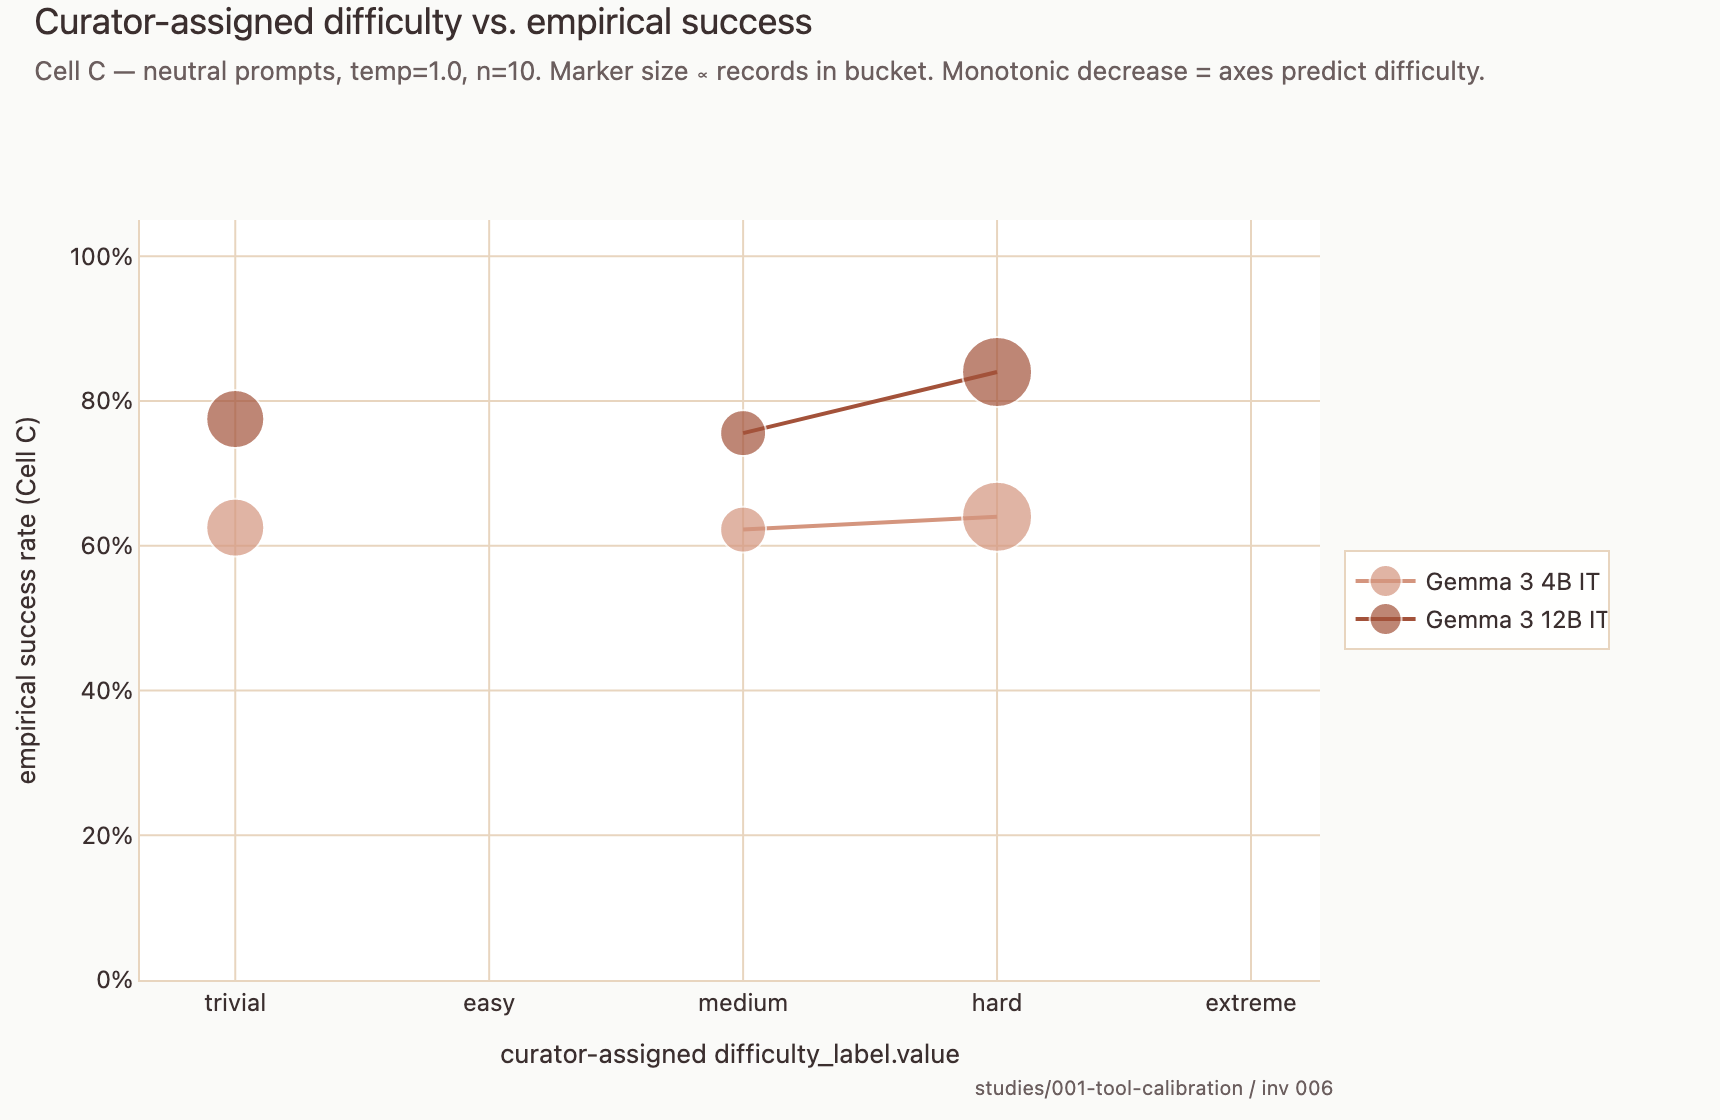

The script that drew this image:
"""F3 — Calibration curve: curator-assigned difficulty vs empirical success rate.

x = curator-assigned difficulty bucket (trivial / easy / medium /
hard / extreme), from `difficulty_label.value` in seeds.jsonl
y = empirical success rate (Cell C — neutral, temp=1.0, n=10)

One line per model, faceted into a single combined plot with
markers per (model, difficulty-bucket, tool). Bubble size = number
of records in that (tool, difficulty) cell.

Interpretation: a monotonically *decreasing* curve from trivial
to extreme means the axes predict difficulty (easier records →
higher success rate). Flat or non-monotonic suggests the axis
labels don't carry information about model behavior.

Output: figures/axes_vs_success.{html,png}.
"""

from __future__ import annotations

import json
import sys
from collections import defaultdict
from pathlib import Path

import plotly.graph_objects as go

HERE = Path(__file__).resolve().parent
STUDY_ROOT = HERE.parent.parent.parent
RESULTS_ROOT = STUDY_ROOT / "results"
REPO_ROOT = Path(__file__).resolve().parents[5]

sys.path.insert(0, str(STUDY_ROOT))
sys.path.insert(0, str(REPO_ROOT / ".claude" / "skills" / "morel-branding"))
sys.path.insert(0, str(HERE))
from harness.parser import classify_trial  # noqa: E402
from branding import apply_morel_template, MOREL_COLORS  # noqa: E402
from corpus_config import select_corpus, out_dir  # noqa: E402
CORPUS = select_corpus()
SEEDS_PATH = STUDY_ROOT / CORPUS.seeds_filename

DATE = "2026-05-12"
BUCKETS = ["trivial", "easy", "medium", "hard", "extreme"]


def _safe(m: str) -> str:
    import re
    return re.sub(r"[^a-zA-Z0-9._-]", "_", m)


def _load_cellC(model: str) -> dict[str, float]:
    path = RESULTS_ROOT / _safe(model) / CORPUS.results_filename_fmt.format(date=DATE)
    rows = [json.loads(l) for l in path.read_text().splitlines() if l]
    by: dict[str, list[bool]] = defaultdict(list)
    for r in rows:
        ok, _ = classify_trial(
            {"tool_target": r["tool_target"], "expected_tool_call": r["expected_tool_call"]},
            r.get("output") or r.get("output_preview", ""),
        )
        by[r["record_id"]].append(ok)
    return {k: sum(v) / len(v) for k, v in by.items()}


def main() -> None:
    seeds = [json.loads(l) for l in SEEDS_PATH.read_text().splitlines() if l]
    bucket_of = {s["id"]: s["difficulty_label"]["value"] for s in seeds}
    tool_of = {s["id"]: s["tool_target"] for s in seeds}

    sr_4b = _load_cellC("gemma3:4b-it-qat")
    sr_12b = _load_cellC("gemma3:12b-it-qat")

    # Aggregate by bucket per model
    def agg(sr_map: dict[str, float]) -> dict[str, list[float]]:
        out = {b: [] for b in BUCKETS}
        for rid, sr in sr_map.items():
            b = bucket_of.get(rid)
            if b in out:
                out[b].append(sr)
        return out

    by_bucket_4b = agg(sr_4b)
    by_bucket_12b = agg(sr_12b)

    fig = go.Figure()

    palette = {
        "Gemma 3 4B IT": MOREL_COLORS["terracotta_light"],
        "Gemma 3 12B IT": MOREL_COLORS["terracotta_dark"],
    }
    for model_label, by_bucket in [
        ("Gemma 3 4B IT", by_bucket_4b),
        ("Gemma 3 12B IT", by_bucket_12b),
    ]:
        means = []
        sizes = []
        hover = []
        for b in BUCKETS:
            vals = by_bucket[b]
            if vals:
                means.append(sum(vals) / len(vals))
                sizes.append(max(8, 5 + 2 * len(vals)))
                hover.append(
                    f"<b>{model_label} · {b}</b><br>"
                    f"mean: {sum(vals)/len(vals):.1%}<br>"
                    f"n records: {len(vals)}<br>"
                    f"individual: " + ", ".join(f"{v:.0%}" for v in sorted(vals))
                )
            else:
                means.append(None)
                sizes.append(8)
                hover.append(f"<b>{model_label} · {b}</b><br>no records")
        fig.add_trace(go.Scatter(
            x=BUCKETS,
            y=means,
            mode="lines+markers",
            name=model_label,
            line=dict(color=palette[model_label], width=2),
            marker=dict(size=sizes, color=palette[model_label],
                        line=dict(color="white", width=1)),
            text=hover,
            hovertemplate="%{text}<extra></extra>",
            showlegend=False,
        ))
        # Legend proxy with a fixed-size marker so the legend swatch
        # isn't blown out by the variable bubble sizes above.
        fig.add_trace(go.Scatter(
            x=[None], y=[None],
            mode="lines+markers",
            name=model_label,
            line=dict(color=palette[model_label], width=2),
            marker=dict(size=10, color=palette[model_label],
                        line=dict(color="white", width=1)),
            showlegend=True,
            hoverinfo="skip",
        ))

    fig.update_layout(
        xaxis_title="curator-assigned difficulty_label.value",
        yaxis_title="empirical success rate (Cell C)",
        yaxis_tickformat=".0%",
        yaxis_range=[0, 1.05],
        width=860,
        height=560,
        legend=dict(yanchor="middle", y=0.5, xanchor="left", x=1.02),
    )
    apply_morel_template(
        fig,
        title="Curator-assigned difficulty vs. empirical success",
        subtitle=(
            "Cell C — neutral prompts, temp=1.0, n=10. Marker size scales with records in bucket. "
            "Monotonic decrease = axes predict difficulty."
        ),
        attribution="studies/001-tool-calibration / inv 006",
    )
    fig.update_layout(margin=dict(l=70, r=200, t=110, b=70))

    out_html = out_dir(HERE) / "axes_vs_success.html"
    out_png = out_dir(HERE) / "axes_vs_success.png"
    fig.write_html(out_html)
    fig.write_image(out_png, engine="kaleido", scale=2)
    print(f"wrote {out_html.relative_to(STUDY_ROOT.parent.parent)}")
    print(f"wrote {out_png.relative_to(STUDY_ROOT.parent.parent)}")


if __name__ == "__main__":
    main()
